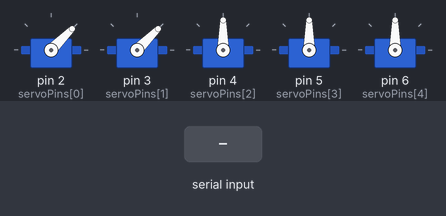
The sketch below on a simulated Arduino Uno, built with avr-gcc and run on an emulated ATmega328P. Shown: 5 × servo. The test bench sets the inputs (shaded band).

Above: at 1.2 s.
1.3 s: "90,45\n" received over Serial
At 2.3 s:
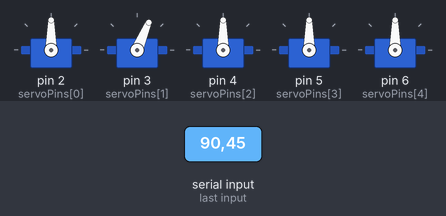
2.8 s: "30,150\n" received over Serial
At 3.4 s:
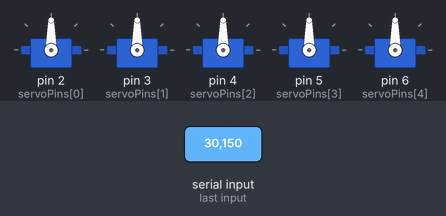
Timing chart, 0 to 5.8 s (numbered marks = the images above; inputs shaded):
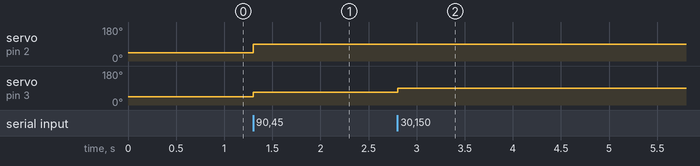

Measured:
- after the input at 1.3 s, servo on pin 2 (servoPins[0]): 45° → 90° at once; servo on pin 3 (servoPins[1]): 45° → 67° at once
- after the input at 2.8 s, servo on pin 3 (servoPins[1]): 67° → 90° at once

The sketch:

serialMonitor.ino
```cpp
#include <Servo.h>

#define NUM_SERVOS 5

Servo servos[NUM_SERVOS];

// Pin connections for the servos (D2, D3, D4, D5, D6)
const int servoPins[NUM_SERVOS] = {2, 3, 4, 5, 6};

float servoAngles[NUM_SERVOS] = {45.0, 45.0, 90.0, 90.0, 90.0};

// Controls the speed of movement.
const float stepSize = 0.5;

void setup() {
  // Set the baud rate to 115200 for faster communication
  Serial.begin(115200);

  for (int i = 0; i < NUM_SERVOS; i++) {
    servos[i].attach(servoPins[i]);
    servos[i].write(int(servoAngles[i]));
  }
}

void loop() {
  if (Serial.available() > 0) {
    String data = Serial.readStringUntil('\n');
    float speeds[NUM_SERVOS];
    int lastIndex = 0;

    for (int i = 0; i < NUM_SERVOS; i++) {
      int separatorIndex = data.indexOf(',', lastIndex);
      if (separatorIndex == -1) {
        separatorIndex = data.length();
      }
      String speedString = data.substring(lastIndex, separatorIndex);
      speeds[i] = speedString.toFloat();
      lastIndex = separatorIndex + 1;
    }

    // Update angles based on the speeds received
    for (int i = 0; i < NUM_SERVOS; i++) {
      servoAngles[i] += speeds[i] * stepSize;
    }

    // Constrain the angles based on the motor's operating range
    servoAngles[0] = constrain(servoAngles[0], 0.0, 90.0);
    servoAngles[1] = constrain(servoAngles[1], 0.0, 90.0);
    servoAngles[2] = constrain(servoAngles[2], 0.0, 180.0);
    servoAngles[3] = constrain(servoAngles[3], 0.0, 180.0);
    servoAngles[4] = constrain(servoAngles[4], 0.0, 180.0);

    // Write the new angles to the servos
    for (int i = 0; i < NUM_SERVOS; i++) {
      servos[i].write(int(servoAngles[i]));
    }
  }
}
```
